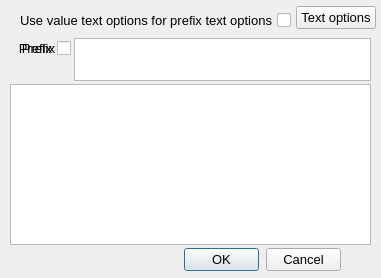
<?xml version="1.0" encoding="UTF-8"?>
<ui version="4.0">
 <class>DimensionPrefix0_Dialog</class>
 <widget class="QDialog" name="DimensionPrefix0_Dialog">
  <property name="geometry">
   <rect>
    <x>0</x>
    <y>0</y>
    <width>381</width>
    <height>278</height>
   </rect>
  </property>
  <property name="font">
   <font>
    <pointsize>10</pointsize>
   </font>
  </property>
  <property name="windowTitle">
   <string>Dimension prefix options</string>
  </property>
  <widget class="QPushButton" name="_2">
   <property name="geometry">
    <rect>
     <x>266</x>
     <y>248</y>
     <width>75</width>
     <height>23</height>
    </rect>
   </property>
   <property name="font">
    <font>
     <family>Arial</family>
     <pointsize>10</pointsize>
    </font>
   </property>
   <property name="text">
    <string>Cancel</string>
   </property>
   <property name="autoDefault">
    <bool>false</bool>
   </property>
  </widget>
  <widget class="QCheckBox" name="_100">
   <property name="enabled">
    <bool>true</bool>
   </property>
   <property name="geometry">
    <rect>
     <x>8</x>
     <y>10</y>
     <width>283</width>
     <height>21</height>
    </rect>
   </property>
   <property name="font">
    <font>
     <family>Arial</family>
     <pointsize>10</pointsize>
    </font>
   </property>
   <property name="layoutDirection">
    <enum>Qt::RightToLeft</enum>
   </property>
   <property name="text">
    <string>Use value text options for prefix text options</string>
   </property>
   <property name="checkable">
    <bool>true</bool>
   </property>
   <property name="checked">
    <bool>false</bool>
   </property>
   <property name="tristate">
    <bool>false</bool>
   </property>
  </widget>
  <widget class="QPushButton" name="_101">
   <property name="geometry">
    <rect>
     <x>296</x>
     <y>6</y>
     <width>80</width>
     <height>23</height>
    </rect>
   </property>
   <property name="font">
    <font>
     <family>Arial</family>
     <pointsize>10</pointsize>
    </font>
   </property>
   <property name="text">
    <string>Text options</string>
   </property>
  </widget>
  <widget class="QGraphicsView" name="_103">
   <property name="geometry">
    <rect>
     <x>10</x>
     <y>84</y>
     <width>361</width>
     <height>161</height>
    </rect>
   </property>
   <property name="verticalScrollBarPolicy">
    <enum>Qt::ScrollBarAlwaysOff</enum>
   </property>
   <property name="horizontalScrollBarPolicy">
    <enum>Qt::ScrollBarAlwaysOff</enum>
   </property>
   <property name="sceneRect">
    <rectf>
     <x>0.000000000000000</x>
     <y>0.000000000000000</y>
     <width>329.000000000000000</width>
     <height>161.000000000000000</height>
    </rectf>
   </property>
   <property name="alignment">
    <set>Qt::AlignLeading|Qt::AlignLeft|Qt::AlignTop</set>
   </property>
   <property name="transformationAnchor">
    <enum>QGraphicsView::NoAnchor</enum>
   </property>
   <property name="viewportUpdateMode">
    <enum>QGraphicsView::FullViewportUpdate</enum>
   </property>
  </widget>
  <widget class="QPlainTextEdit" name="_102">
   <property name="geometry">
    <rect>
     <x>74</x>
     <y>38</y>
     <width>297</width>
     <height>43</height>
    </rect>
   </property>
   <property name="plainText">
    <string/>
   </property>
  </widget>
  <widget class="QCheckBox" name="_104">
   <property name="geometry">
    <rect>
     <x>14</x>
     <y>38</y>
     <width>57</width>
     <height>20</height>
    </rect>
   </property>
   <property name="font">
    <font>
     <family>Arial</family>
     <pointsize>10</pointsize>
    </font>
   </property>
   <property name="layoutDirection">
    <enum>Qt::RightToLeft</enum>
   </property>
   <property name="text">
    <string>Prefix</string>
   </property>
   <property name="tristate">
    <bool>false</bool>
   </property>
  </widget>
  <widget class="QLabel" name="PrefixLabel">
   <property name="enabled">
    <bool>true</bool>
   </property>
   <property name="geometry">
    <rect>
     <x>10</x>
     <y>40</y>
     <width>57</width>
     <height>16</height>
    </rect>
   </property>
   <property name="font">
    <font>
     <family>Arial</family>
     <pointsize>10</pointsize>
    </font>
   </property>
   <property name="layoutDirection">
    <enum>Qt::LeftToRight</enum>
   </property>
   <property name="text">
    <string>Prefix</string>
   </property>
   <property name="alignment">
    <set>Qt::AlignCenter</set>
   </property>
  </widget>
  <widget class="QPushButton" name="_1">
   <property name="geometry">
    <rect>
     <x>184</x>
     <y>248</y>
     <width>75</width>
     <height>23</height>
    </rect>
   </property>
   <property name="font">
    <font>
     <family>Arial</family>
     <pointsize>10</pointsize>
    </font>
   </property>
   <property name="text">
    <string>OK</string>
   </property>
   <property name="default">
    <bool>true</bool>
   </property>
  </widget>
  <zorder>PrefixLabel</zorder>
  <zorder>_2</zorder>
  <zorder>_100</zorder>
  <zorder>_101</zorder>
  <zorder>_103</zorder>
  <zorder>_102</zorder>
  <zorder>_104</zorder>
  <zorder>_1</zorder>
 </widget>
 <tabstops>
  <tabstop>_104</tabstop>
  <tabstop>_102</tabstop>
  <tabstop>_100</tabstop>
  <tabstop>_101</tabstop>
  <tabstop>_1</tabstop>
  <tabstop>_2</tabstop>
  <tabstop>_103</tabstop>
 </tabstops>
 <resources/>
 <connections/>
</ui>
